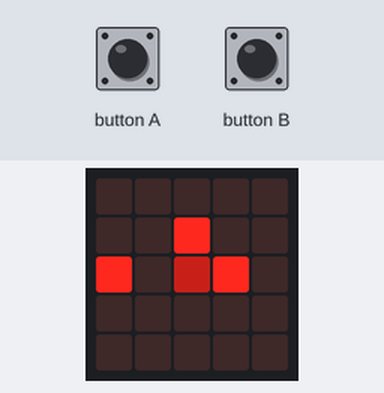
Simulated run of this program. Board: BBC micro:bit (MakeCode). On the bench: the board's 5×5 LED display. The inputs (shaded band) are chosen by the test bench.

Above: at 1.2 s.
1.3 s: button A pressed for 0.15 s
At 2.6 s:
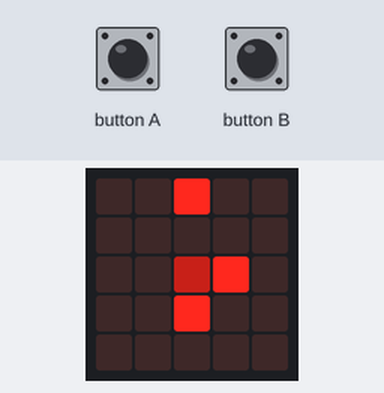
2.9 s: button A pressed for 0.15 s
At 3.6 s:
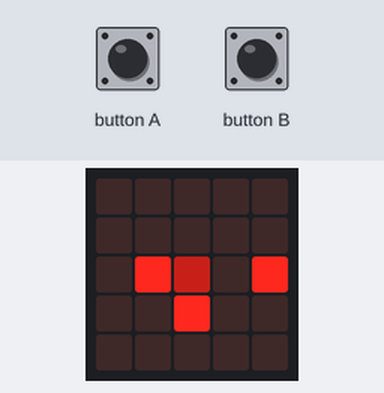
4.5 s: button A pressed for 0.15 s
At 5.1 s:
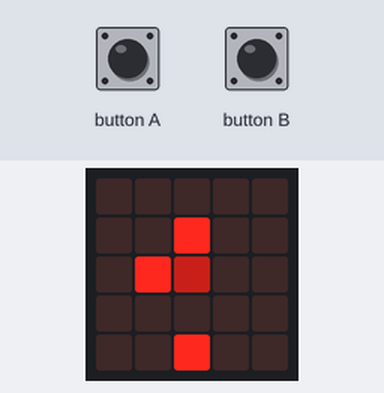
6.1 s: button B pressed for 0.15 s
At 7.1 s:
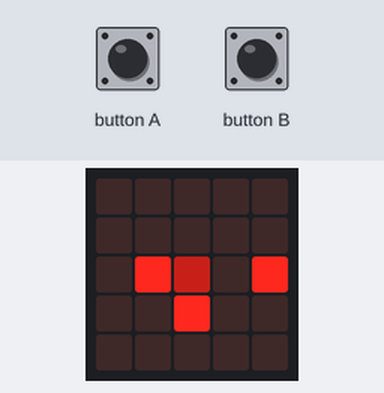
Timing chart, 0 to 8.7 s (numbered marks = the images above; inputs shaded):
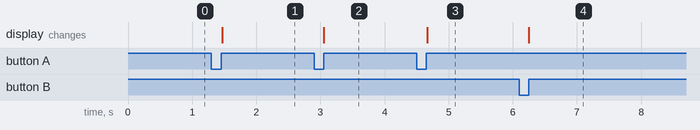

The program:

main.ts
```typescript
let stred = [2, 2]
let A = [2, 1]
let B = [0, 2]
let C = [3, 2]
basic.forever(function on_forever() {
    display()
})
function display() {

    basic.clearScreen()
    led.plotBrightness(stred[0], stred[1], 100)
    led.plot(A[0], A[1])
    led.plot(B[0], B[1])
    led.plot(C[0], C[1])
}

input.onButtonPressed(Button.B, function on_button_pressed_b() {
    otaceni(1)
})
function otaceni(y: number) {

    A.reverse()
    A[y] = Math.abs(A[y] - 4)
    B.reverse()
    B[y] = Math.abs(B[y] - 4)
    C.reverse()
    C[y] = Math.abs(C[y] - 4)
}

input.onButtonPressed(Button.A, function on_button_pressed_a() {
    otaceni(0)
})
```

test.ts
```typescript
// Tady jsou testy. Při použití tohoto balíčku jako rozšíření nebude zkompilováno.
```

Measured:
- after the input at 1.3 s, the display: changes after 0.17 s (image 1)
- after the input at 2.9 s, the display: changes after 0.16 s (image 2)
- after the input at 4.5 s, the display: changes after 0.16 s (image 3)
- after the input at 6.1 s, the display: changes after 0.15 s (image 4)
